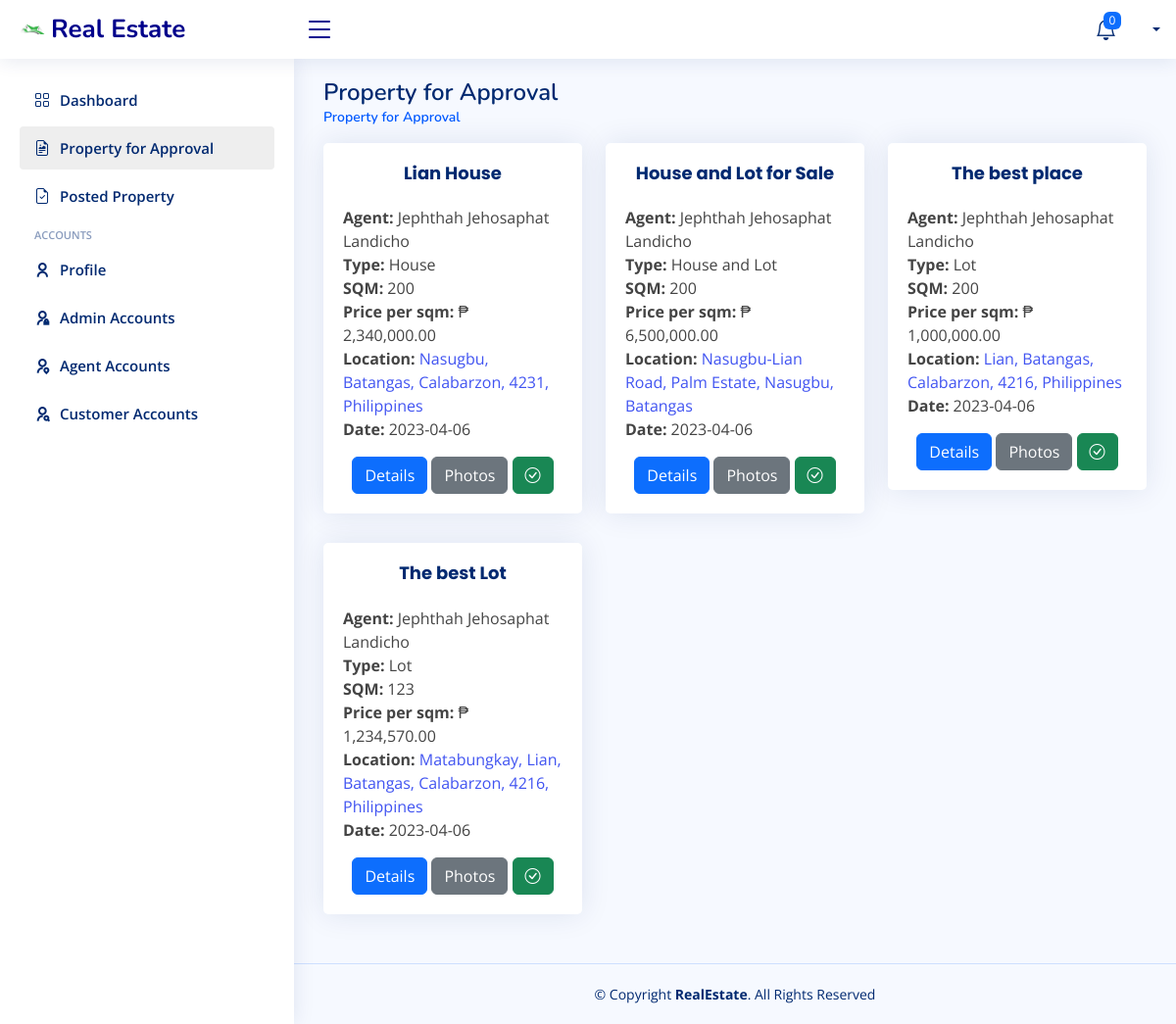
/Admin/approval.php (signed in), run on the app's committed database.
### tables this page shows
CREATE TABLE `seller_property` (
  `id` varchar(150) NOT NULL,
  `title` varchar(150) NOT NULL,
  `more_info` text NOT NULL,
  `price` float NOT NULL,
  `sqm` float NOT NULL,
  `type` varchar(50) NOT NULL,
  `approved` varchar(5) NOT NULL,
  `status` varchar(10) NOT NULL,
  `seller_id` int(11) NOT NULL,
  `latitude` varchar(150) NOT NULL,
  `longitude` varchar(150) NOT NULL,
  `location` varchar(150) NOT NULL,
  `bedroom` int(11) NOT NULL,
  `garages` int(11) NOT NULL,
  `cr` int(11) NOT NULL,
  `image` text NOT NULL,
  `date` date NOT NULL,
  `floor_sqm` float NOT NULL
);

CREATE TABLE `seller_login` (
  `id` int(11) NOT NULL,
  `name` varchar(100) NOT NULL,
  `username` varchar(100) NOT NULL,
  `email` varchar(100) NOT NULL,
  `password` varchar(100) NOT NULL,
  `address` varchar(100) NOT NULL,
  `contact_num` varchar(20) NOT NULL,
  `image` text NOT NULL
);

### Admin/approval.php (the view, shortened to what this page needs)
<?php include 'header.php';
global $con;
$sql = "SELECT seller_property.id, `title`, sl.name AS Name, `more_info`, `price`, `sqm`, `type`, `latitude`, `longitude`, `location`, `bedroom`, `garages`, `cr`, seller_property.image,`date`,'floor_sqm' FROM `seller_property`
INNER JOIN `seller_login` AS sl ON seller_property.seller_id = sl.id
WHERE approved='No' ORDER BY date DESC";
$result = $con->query($sql);
?>
<link rel="stylesheet" href="https://unpkg.com/leaflet@1.9.3/dist/leaflet.css"
 />
<main id="main" class="main">
    <div class="pagetitle">
        <h1>Property for Approval</h1>
        <nav>
            <ol class="breadcrumb">
                <li class="breadcrumb-item active">Property for Approval</li>
            </ol>
        </nav>
    </div>
    <section class="section admin-confirmation">
        <div class="row">
            <?php if ($result->num_rows > 0) {
    while($row = $result->fetch_assoc()) { ?>
            <div class="col-md-4 px-10">
                <div class=" card" style="">
                    <div class="card-body">
                        <h5 class="card-title" style="text-align:center"> <strong> <?php echo $row["title"]; ?>
                            </strong> </h5>
                        <p class="card-text">
                            <strong> Agent: </strong> <?php echo $row["Name"]; ?> <br>
                            <strong> Type: </strong> <?php echo $row["type"]; ?> <br>
                            <strong> SQM: </strong> <?php echo $row["sqm"]; ?> <br>
                            <?php
                            $price = $row["price"];
                            $_price = number_format($price,2);
                            ?>
                            <strong> Price per sqm: </strong> ₱ <?php echo $_price ?><br>
                            <strong> Location: </strong> <a style="cursor: pointer;" data-id2="<?php echo $row["id"]?>"
                                class="show-loc">
                                <?php echo $row["location"]; ?></a><br>
                            <strong> Date: </strong> <?php echo $row["date"]; ?><br>
                        </p>
                        <div style="text-align: center">
                            <button data-id="<?php echo $row["id"]?>" type_prop="<?php echo $row["type"]?>"
                                title="View Property Details" id="btn_details" type="button"
                                class="btn btn-primary btn_details" data-bs-backdrop="static" data-bs-keyboard="false">
                                Details</button>
                            <button data-id1="<?php echo $row["id"]?>" title="View Property Photos" id="btn_photos"
                                type="button" class="btn btn-secondary btn_photos" data-bs-backdrop="static"
                                data-bs-keyboard="false">
                                Photos</button>
                            <button data-id3="<?php echo $row["id"]?>" title="Approved Property" id="btn_approved"
                                type="button" class="btn btn-success btn_approved">
                                <i class="bi bi-check-circle"></i>
                            </button>
                        </div>
                    </div>
                </div>
            </div>
            <?php
            }} else {echo "<h3 class='text-center text-secondary'> NO PROPERTIES TO BE APPROVED </h3>";} ?>
        </div>
    </section>
</main>
<?php include 'footer.php'; ?>

### assets/css/style.css (style rules this page uses)
:root { scroll-behavior: smooth; }
body { font-family: "Open Sans", sans-serif; background: #f6f9ff; color: #444444; }
a { color: #4154f1; text-decoration: none; }
h1, h2, h3, h4, h5, h6 { font-family: "Nunito", sans-serif; }
#main { margin-top: 60px; padding: 20px 30px; transition: all 0.3s; }
.pagetitle { margin-bottom: 10px; }
.pagetitle h1 { font-size: 24px; margin-bottom: 0; font-weight: 600; color: #012970; }
.card { margin-bottom: 30px; border: none; border-radius: 5px; box-shadow: 0px 0 30px rgba(1, 41, 112, 0.1); }
.card-title { padding: 20px 0 15px 0; font-size: 18px; font-weight: 500; color: #012970; font-family: "Poppins", sans-serif; }
.card-body { padding: 0 20px 20px 20px; }
.breadcrumb { font-size: 14px; font-family: "Nunito", sans-serif; color: #899bbd; font-weight: 600; }
.breadcrumb .breadcrumb-item::before { color: #899bbd; }
.breadcrumb .active { color: #0059ff; font-weight: 600; }
@media (min-width: 1200px) { #main, #footer { margin-left: 300px; } }

### data on the page
seller_property: title "Lian House", seller.name "Jephthah Jehosaphat Landicho", type "House", sqm "200", price "2,340,000.00", location "Nasugbu, Batangas, Calabarzon, 4231, Philippines", date "2023-04-06"
seller_property: title "House and Lot for Sale", seller.name "Jephthah Jehosaphat Landicho", type "House and Lot", sqm "200", price "6,500,000.00", location "Nasugbu-Lian Road, Palm Estate, Nasugbu, Batangas", date "2023-04-06"
seller_property: title "The best place", seller.name "Jephthah Jehosaphat Landicho", type "Lot", sqm "200", price "1,000,000.00", location "Lian, Batangas, Calabarzon, 4216, Philippines", date "2023-04-06"
seller_property: title "The best Lot", seller.name "Jephthah Jehosaphat Landicho", type "Lot", sqm "123", price "1,234,570.00", location "Matabungkay, Lian, Batangas, Calabarzon, 4216, Philippines", date "2023-04-06"

### other printed values
$total_notif "0"
